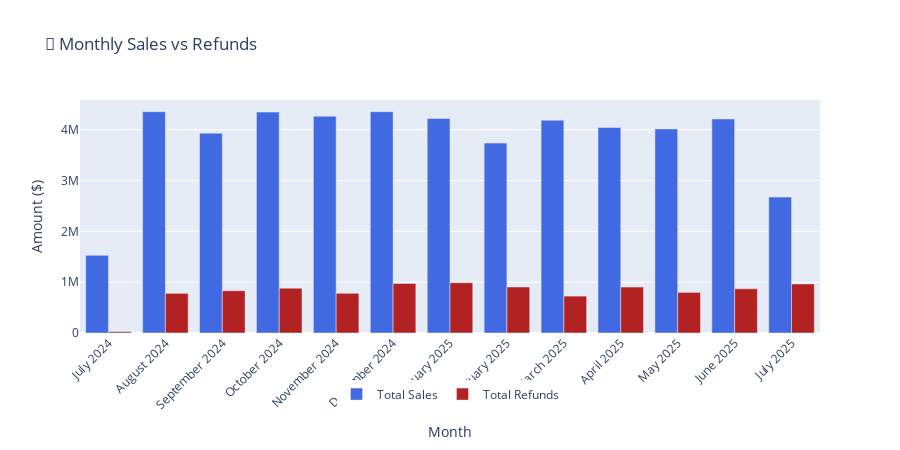

This figure's notebook cell:
### Markdown cell above
## 📊 Overall Sales and Refund Health: Initial Performance Snapshot

This section provides a high-level snapshot of our **post-launch commercial performance**, capturing the dual narrative of **strong sales momentum** and rising **refund pressure** since July 2024.

Since launch, **gross sales have totaled $50.1M**, but **$10.6M has been refunded**, resulting in an effective **net revenue erosion of 21.2%**. By placing revenue growth alongside these emerging return trends, we establish a clear baseline for the deeper diagnostics that follow—focused on identifying what’s impacting **net revenue, customer satisfaction, and operational efficiency**.

> This performance snapshot sets the stage for the critical questions that drive the rest of the analysis.

___

<details><summary><strong>🔍 Observations</strong></summary>

- **Strong Initial Momentum**: Since launching in July 2024, our sales experienced a significant ramp-up, peaking robustly during the Q4 2024 holiday season.

- **Predictable Seasonality in Sales**: Following the holiday surge, sales saw a typical post-January decline and have since plateaued in Q1 and Q2 2025, reflecting expected retail seasonality. 

- **Concerning Trend in Refund Rate**: While total sales volume has stabilized in 2025, the percentage of revenue being refunded has shown a steady increase throughout Q1 and Q2 2025. This indicates a growing challenge in retaining revenue from completed sales.

- **Concerning Trend in Refund Rate**: While total sales volume has stabilized in 2025, the percentage of revenue being refunded has shown a steady increase throughout Q1 and Q2 2025. 
    - In Q4 2024, refunds totaled $2.3M (~18.5% of sales)
    - By Q2 2025, that figure rose to $3.1M (~24.1% of sales)

>*Note: July 2025 data represents an incomplete reporting period and should be interpreted with this in mind.*

</details>

___

<details><summary><strong>🧠 Key Insights & Business Implications</strong></summary>

- Despite healthy top-line sales, the rising refund rate is directly eroding profitability and impacting revenue retention, aligning with the VP of Sales' core concerns. This trend suggests that even as customer acquisition remains healthy, the value of each transaction is diminishing due to higher return activity.

- Understanding the drivers behind this increasing refund rate is critical to optimizing our bottom line and improving customer lifetime value. Our subsequent deep dives will investigate which products, customer segments, channels, and operational practices contribute most to this trend, aiming to identify specific areas for **strategic intervention.**

</details>

___

<details><summary>🛠️ <strong>Recommended Actions</strong></summary>

- **Quantify refund pressure** across cohorts, channels, and products to isolate top contributors to margin erosion.
- **Prioritize deeper diagnostics** into the source of increasing return rates—particularly during the post-holiday plateau.
- **Develop hypotheses** for what’s driving refund friction (e.g., quality, mismatch, fulfillment delays) to guide the next phase of analysis.
- **Align teams early**: Share refund trends with Product, CX, and Ops to prepare them for upcoming findings and needed collaboration.

</details>

___

### Code cell
# Monthly Sales vs. Refunds (Grouped Bar Chart)

df = views["monthly_sales_returns_summary"].copy()
df["month"] = pd.to_datetime(df["month"])
df["month_label"] = df["month"].dt.strftime("%B %Y")

fig = go.Figure()

fig.add_trace(go.Bar(
    x=df["month_label"],
    y=df["total_sales"],
    name="Total Sales",
    marker_color="royalblue"
))

fig.add_trace(go.Bar(
    x=df["month_label"],
    y=df["total_refunds"],
    name="Total Refunds",
    marker_color="firebrick"
))

fig.update_layout(
    title="🧾 Monthly Sales vs Refunds",
    xaxis_title="Month",
    yaxis_title="Amount ($)",
    barmode="group",
    hovermode="x unified",
    xaxis_tickangle=-45,
    legend=dict(orientation="h", y=-0.2, x=0.5, xanchor="center"),
    height=450
)

fig.show()

### Figure 1 — Plotly figure (JSON) as saved in the notebook; plotly's stock layout.template omitted (floating-point values rounded to 4 significant figures)
{"data": [{"marker": {"color": "royalblue"}, "name": "Total Sales", "type": "bar", "x": ["July 2024", "August 2024", "September 2024", "October 2024", "November 2024", "December 2024", "January 2025", "February 2025", "March 2025", "April 2025", "May 2025", "June 2025", "July 2025"], "y": [1529000.0, 4356000.0, 3933000.0, 4348000.0, 4267000.0, 4356000.0, 4222000.0, 3738000.0, 4189000.0, 4046000.0, 4017000.0, 4212000.0, 2676000.0]}, {"marker": {"color": "firebrick"}, "name": "Total Refunds", "type": "bar", "x": ["July 2024", "August 2024", "September 2024", "October 2024", "November 2024", "December 2024", "January 2025", "February 2025", "March 2025", "April 2025", "May 2025", "June 2025", "July 2025"], "y": [26240.0, 780400.0, 831200.0, 882200.0, 781600.0, 974900.0, 990000.0, 905000.0, 726200.0, 904200.0, 799700.0, 869800.0, 966200.0]}], "layout": {"barmode": "group", "height": 450, "hovermode": "x unified", "legend": {"orientation": "h", "x": 0.5, "xanchor": "center", "y": -0.2}, "title": {"text": "🧾 Monthly Sales vs Refunds"}, "xaxis": {"tickangle": -45, "title": {"text": "Month"}}, "yaxis": {"title": {"text": "Amount ($)"}}}}
